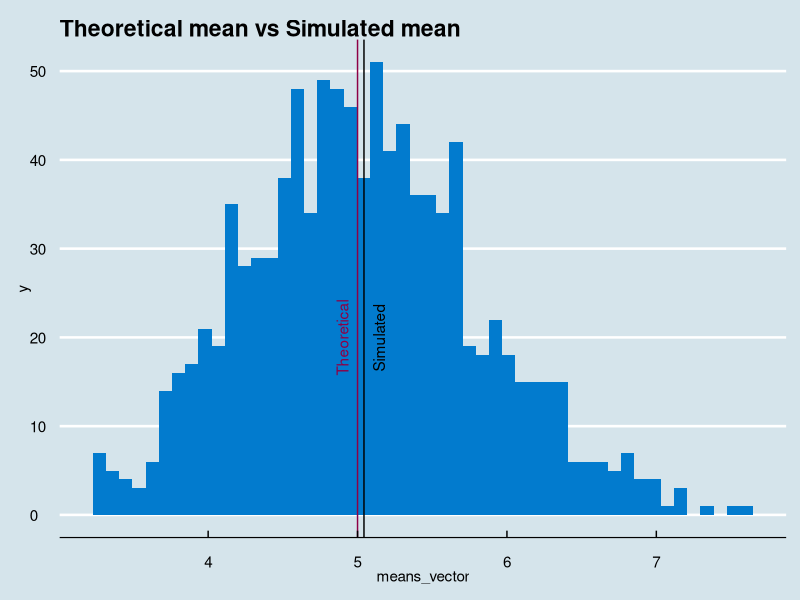
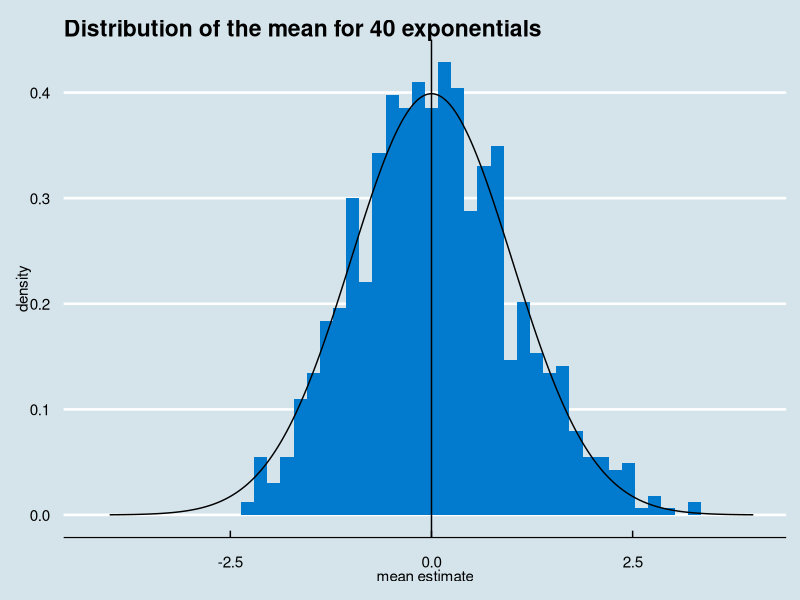

The R script that drew these images, in order:
## ---- chunk 1
knitr::opts_chunk$set(echo = TRUE)
## ---- chunk 2

library(ggplot2)
library(ggthemes)
##Initializing contants and variables
means_vector = NULL
mean_dist_vector = NULL
theo_mean <- 1/0.2
theo_var <- ((1/0.2)^2)/40
##standard error of the mean
se <- sqrt(theo_var)
## ---- chunk 3
##Simulation of a 1000 exponential samples of size 40
set.seed(5)
## I calculated 1.000 averages from 40 ramdom exponentials with lambda equal to 0.2
for (i in 1 : 1000) {means_vector <- c(means_vector, mean(rexp(40,0.2)))}
##Normalized means vector
mean_dist_vector<- (means_vector - theo_mean)/se
##Simulated summary statistics
sim_mean <- mean(means_vector) ## Simulated mean
sim_sd <- sd(means_vector) ## Simulated standart deviation
sim_var <- var(means_vector) ## Simulated variance

## ---- chunk 4

ggplot() + geom_histogram(aes(means_vector),bins = 50,fill = "#027BCE") + 
    geom_vline(xintercept =c(theo_mean,sim_mean),colour = c("#8E0045","black")) + 
    theme_economist() + geom_text(aes(x=theo_mean-0.1, label="Theoretical", y=20), 
                                  angle=90,colour = "#8E0045") +
    geom_text(aes(x=sim_mean+0.1, label="Simulated", y=20), angle=90,colour = "Black") + 
    labs(title = "Theoretical mean vs Simulated mean")

## ---- chunk 5
ggplot() + geom_histogram(aes(x=mean_dist_vector,y=..density..),bins = 50,fill = "#027BCE") +
    geom_line(aes(seq(-4,4,length.out = 1000), y = dnorm(x = seq(-4,4,length.out = 1000))),
              color = "black") + 
    labs(title = "Distribution of the mean for 40 exponentials", x = "mean estimate") + 
    theme_economist() + geom_vline(xintercept = 0)
## ---- chunk 6
t.test(mean_dist_vector)
